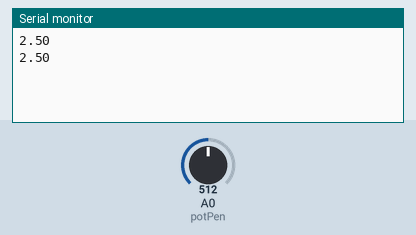
Bench run of a sketch on a simulated Arduino Uno, built with avr-gcc and run on an emulated ATmega328P. Shown: the last lines printed to the serial monitor. The inputs (shaded band) are chosen by the test bench; at power-on: A0 (potPen) = 512.

Above: at 1.8 s.
1.9 s: A0 (potPen) set to 716
At 2.8 s:
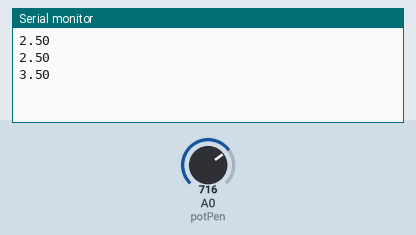
3.4 s: A0 (potPen) set to 900
At 4.7 s:
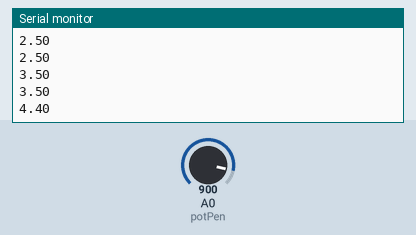
Timing chart, 0 to 6.4 s (numbered marks = the images above; inputs shaded):
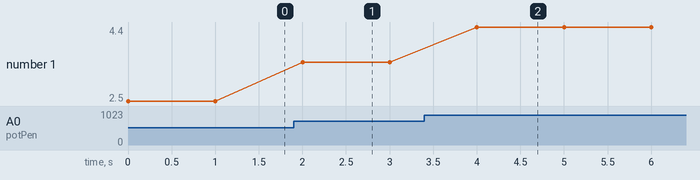

The sketch:

analog_read.ino
```cpp
int potPen=A0;
int readValue;
float voltage;

void setup() {
  // put your setup code here, to run once:
  pinMode(potPen,INPUT);
  Serial.begin(9600);

}

void loop() {
  // put your main code here, to run repeatedly:
  readValue = analogRead(potPen);
  voltage = (5.0/1023.0)*readValue;
  Serial.println(voltage);
  delay(1000);

}
```

Measured:
- after the input at 1.9 s, the serial monitor: prints a new line after 0.10 s (image 1)
- after the input at 3.4 s, the serial monitor: prints a new line after 0.60 s (image 2)
- plotted number 1: 2.5 → 3.5 after the input at 1.9 s, 3.5 → 4.4 after the input at 3.4 s
